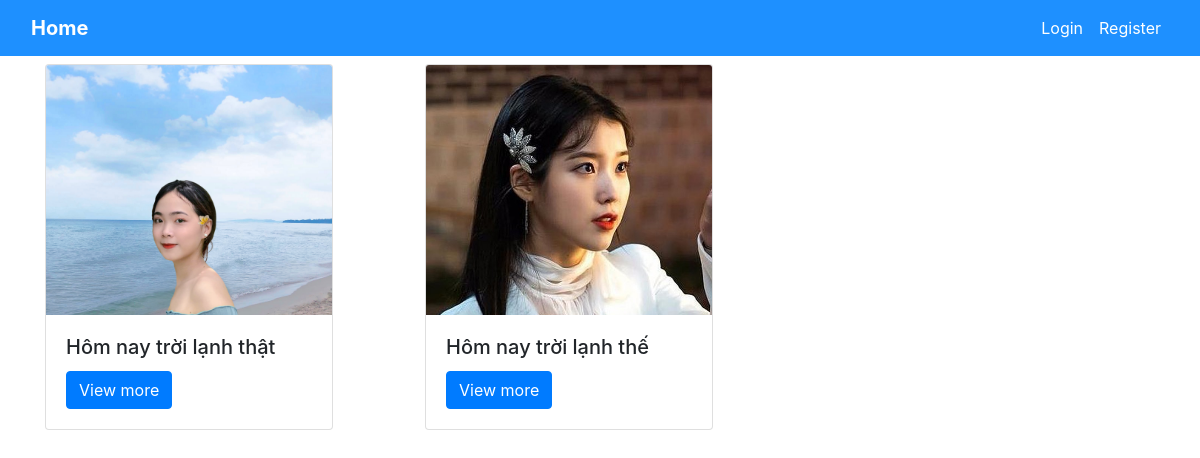
The page / on the database its author committed.
### tables this page shows
CREATE TABLE `posts` (
  `id` int(11) NOT NULL,
  `name_post` varchar(255) NOT NULL,
  `slug` varchar(255) NOT NULL,
  `content` text NOT NULL,
  `category_id` int(11) NOT NULL,
  `tags` text NOT NULL,
  `image` varchar(255) NOT NULL
);

### mvc/core/Controller.php (called while the page is built, shortened)
<?php
    class Controller{
        public function model($model){
            return new $model;
        }
        public function view($view, $data=[] ){
            require_once("./mvc/views/".$view.".php");
        }
    }
?>

### mvc/controllers/home.php (called while the page is built, shortened)
<?php
    class Home extends Controller{
        function __construct(){
            $this->postModel = $this->model('PostModel');
        }
        function home(){
            return $this->view('home',
                [
                    "Page"=>'homepage',
                    'dataPosts'=>$this->postModel->getAll(),
                ]
            );
        }
    }
?>

### mvc/core/App.php (called while the page is built, shortened)
<?php
    class App
    {
        protected $action = "home";
        function __construct(){
            $arr =  $this->UrlProcess();
            $this->controller = new $this->controller;
            $this->params = $arr?array_values($arr):[];
            call_user_func_array([$this->controller,$this->action],$this->params);
        }
    }
?>

### index.php (called while the page is built, shortened)
<?php
    $myApp = new App();
?>

### mvc/core/DB.php (called while the page is built, shortened)
<?php
class DB{
    protected $servername = "localhost";
    protected $username = "root";
    protected $password = "";
    function __construct(){
        $this->con = mysqli_connect($this->servername, $this->username, $this->password);
    }
}
?>

### mvc/models/PostModel.php (called while the page is built, shortened)
<?php
    class PostModel extends DB{
        public function getAll(){
            $qr = "SELECT * FROM posts";
            return mysqli_query($this->con, $qr);
        }
    }
?>

### mvc/views/pages/homepage.php (the view)
<?php
    if(mysqli_num_rows($data["dataPosts"]) > 0){
        echo "<div class='row mt-2'>";
            while($post = mysqli_fetch_array($data["dataPosts"]))
            {
                    echo "<div class='col-md-4'>";
                        ?>
                            <div class="card" style="width: 18rem;">
                                <img class="card-img-top" style="height:250px;object-fit:cover;" src="public/upload/images/<?php echo $post['image'] ;?>" alt="Card image cap">
                                <div class="card-body">
                                    <h5 class="card-title"><?php echo $post['name_post'] ?></h5>
                                    <a href="post/details/<?php echo $post['slug'] .".". $post['category_id']?>.html" class="btn btn-primary">View more</a>
                                </div>
                            </div>
                        <?php
                    echo "</div>";
            }
        echo "</div>";
    }
?>

### mvc/views/home.php (shortened to what this page needs)
<!DOCTYPE html>
<html lang="en">
<head>
    <link rel="stylesheet" href="https://maxcdn.bootstrapcdn.com/bootstrap/4.0.0/css/bootstrap.min.css">
    <link rel="stylesheet" href="https://cdnjs.cloudflare.com/ajax/libs/font-awesome/4.7.0/css/font-awesome.min.css">
</head>
<body>
    <header>
        <div class="container-fluid">
            <nav class="navbar navbar-expand-lg">
                <a class="navbar-brand" href="./">Home</a>
                <div class="collapse navbar-collapse" id="navbarNav">
                    <ul class="navbar-nav ml-auto">
                        <?php
                            if (isset($_SESSION['username']))
                            {
                                ?>
                                    <?php
                                       if ( isset($_SESSION['permision']) && $_SESSION['permision'] ==1)
                                       {
                                           ?>
                                                <li class="nav-item">
                                                    <a class="nav-link" href="auth/listuser"><i class="fa fa-home"></i>Go to administration</a>
                                                </li>
                                           <?php
                                       }
                                    ?>
                                    <li class="nav-item">
                                        <a class="nav-link"><i class="fa fa-user"></i>:<?php echo $_SESSION['name'] ?></a>
                                    </li>
                                    <li class="nav-item">
                                        <a class="nav-link" href="auth/logout">Logout</a>
                                    </li>
                                <?php
                            }
                            else
                            {
                                ?>
                                    <li class="nav-item">
                                        <a class="nav-link" href="auth/login">Login</a>
                                    </li>
                                    <li class="nav-item">
                                        <a class="nav-link" href="auth/register">Register</a>
                                    </li>
                                <?php
                            }
                        ?>
                    </ul>
                </div>
            </nav>
        </div>
    </header>
    <div class="container content">
        <?php require_once("./mvc/views/pages/".$data['Page'].".php") ?>
    </div>
</body>
</html>

### mvc/views/home.php (style rules this page uses)
* { padding:0px; margin:0px; }
header { background:dodgerBlue; }
header nav { text-align: center; color:#fff; }
.navbar-nav .nav-link { color:#fff; }
.navbar-brand { color:#fff; font-weight:700; }

### rows shown on the page
posts: image (picture), name_post "Hôm nay trời lạnh thật"
posts: image (picture), name_post "Hôm nay trời lạnh thế"
